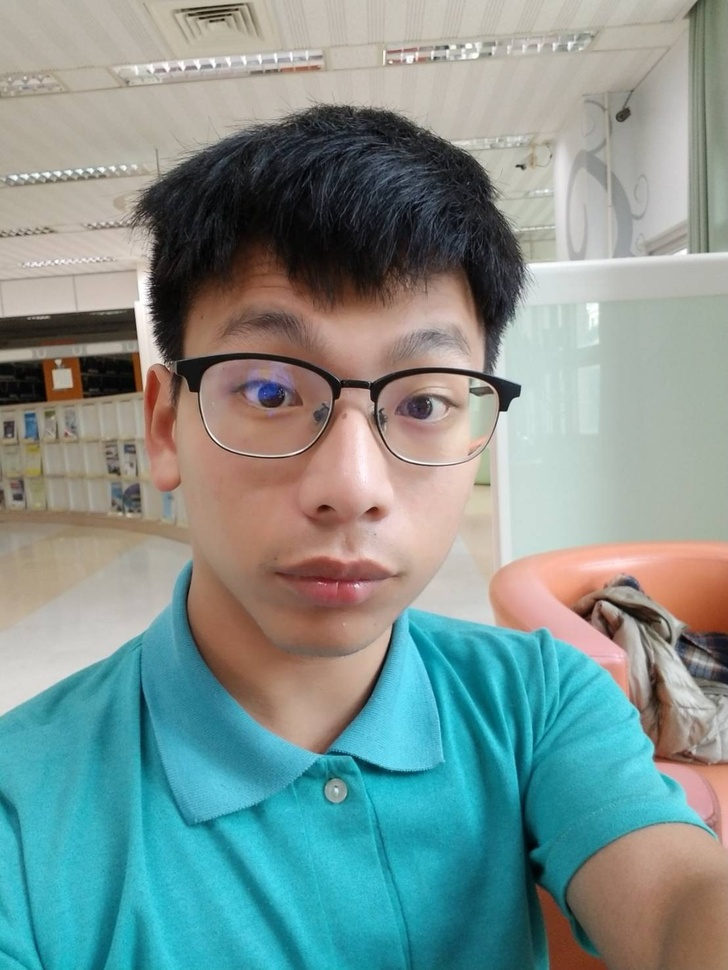
#> input picture Face_recognition/user/photo/user1/97689.jpg, 728 x 970 px, shrunk from 1108 x 1477 before the run, found by its file name
$ jupyter execute Photo_face_cut.ipynb
#> lines starting #> are read from the running program, lines starting #| are printed output that depends on the picture; after the words box and inside, x2 and y2 are one past the last pixel; in counts of white or black regions, pixels touching at a corner belong together
[cell 1]
import cv2
import numpy

#載入分類器
face_cascade     = cv2.CascadeClassifier(r"/Users/yeshiouwei/Desktop/Camera/Resources/haar/haarcascade_frontalface_default.xml")#正臉
fileface_cascade = cv2.CascadeClassifier(r"/Users/yeshiouwei/Desktop/Camera/Resources/haar/haarcascade_profileface.xml")#側臉
eye_cascade      = cv2.CascadeClassifier(r"/Users/yeshiouwei/Desktop/Camera/Resources/haar/haarcascade_eye.xml")#眼睛
fullbody_cascade = cv2.CascadeClassifier(r"/Users/yeshiouwei/Desktop/Camera/Resources/haar/haarcascade_fullbody.xml")#全身
#讀取圖片
img = cv2.imread(r"/Users/yeshiouwei/Desktop/Camera/Face_recognition/user/photo/user1/97689.jpg")
#> img is the input picture: shape (970, 728, 3); mean B, G, R 143.7, 147.1, 127.1

#轉成灰階
"""
    灰階顏色轉換-cvtColor(圖片,圖像格式)

    輸入圖像格式
    1.CV_BGR2GRAY   :桌面上的三通道BGR
    2.CV_BGRA2GRAY  :行動裝置的四通道BGRA
"""
gray = cv2.cvtColor(img, cv2.COLOR_BGR2GRAY)
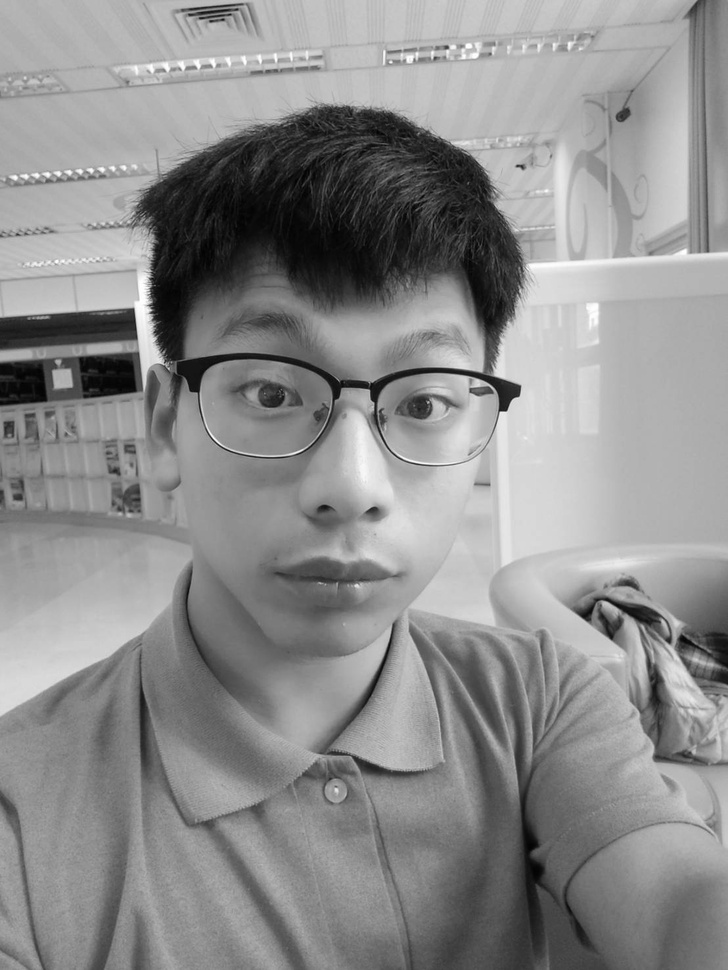
#> gray: shape (970, 728); min 0, max 255, mean 140.7
"""
    直方圖等化-提高對比跟亮度-equalizeHist(圖像)
"""
gray_equalizeHist = cv2.equalizeHist(gray)
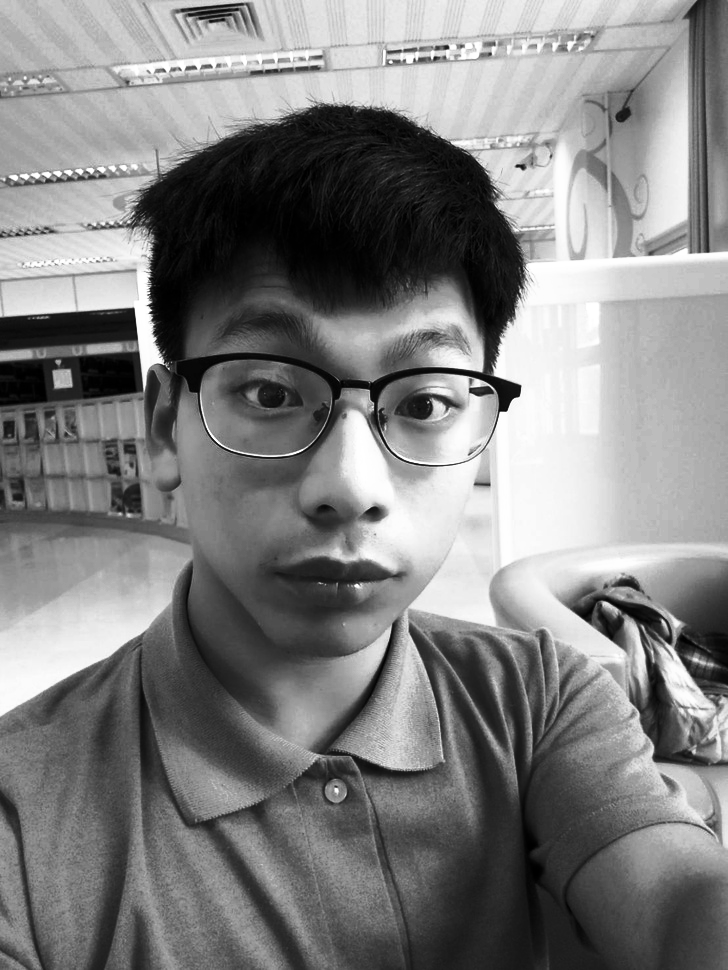
#> gray_equalizeHist: shape (970, 728); min 0, max 255, mean 128.3


# 偵測臉部
faces = face_cascade.detectMultiScale(gray_equalizeHist, scaleFactor=1.08, minNeighbors=5, minSize=(32, 32))
#> faces = [[18, 826, 93, 93], [116, 229, 448, 448]]

for (x, y, w, h) in faces:# 繪製人臉方框
    cv2.rectangle(img, (x, y), (x + w, y + h), (255, 0, 0), 2)
    Gray = gray_equalizeHist[y:y+h, x:x+w]
    Img  = img[y:y+h, x:x+w]

    Eyes = eye_cascade.detectMultiScale(Gray, 1.2, 3)     # 偵測眼睛
    File = fileface_cascade.detectMultiScale(Gray, 1.2, 3)# 偵測側臉
    Full = fullbody_cascade.detectMultiScale(Gray, 1.2, 3)# 偵測全身
    for (fx, fy, fw, fh) in File: # 繪製側臉方框
        cv2.rectangle(Img, (fx, fy), (fx + fw, fy + fh), (0, 0, 255), 2)
    for (lx, ly, lw, lh) in Full: # 繪製全身方框
        cv2.rectangle(Img, (lx, ly), (lx + lw, ly + lh), (255 , 255, 255), 2)
    for (ex, ey, ew, eh) in Eyes: # 繪製眼睛方框
        cv2.rectangle(Img, (ex, ey), (ex + ew, ey + eh), (0, 255, 0), 2)
#> this loop made 2 passes
#> pass 1, `Gray = gray_equalizeHist[y:y+h, x:x+w]`:
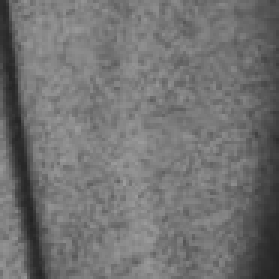
#> Gray: shape (93, 93) (shown 3 times larger); min 34, max 156, mean 113.8
#> pass 1, `Img  = img[y:y+h, x:x+w]`:
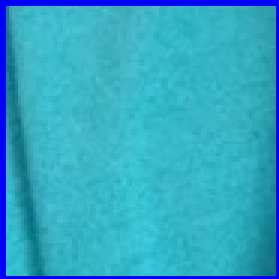
#> Img: shape (93, 93, 3) (shown 3 times larger); mean B, G, R 196.6, 166.1, 49.5
#> pass 2, `Gray = gray_equalizeHist[y:y+h, x:x+w]`:
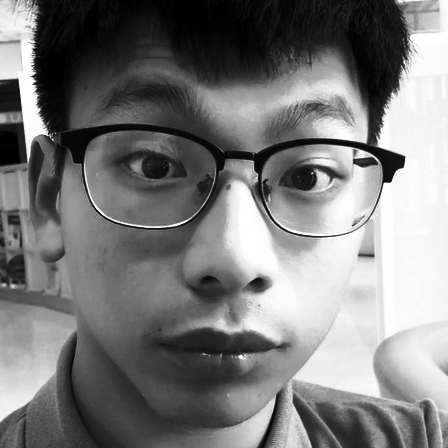
#> Gray: shape (448, 448); min 0, max 255, mean 122.9
#> pass 2, `Img  = img[y:y+h, x:x+w]`:
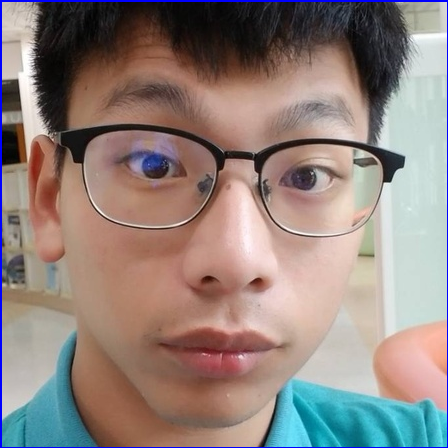
#> Img: shape (448, 448, 3); mean B, G, R 125.5, 130.6, 145.2
#> after the loop:
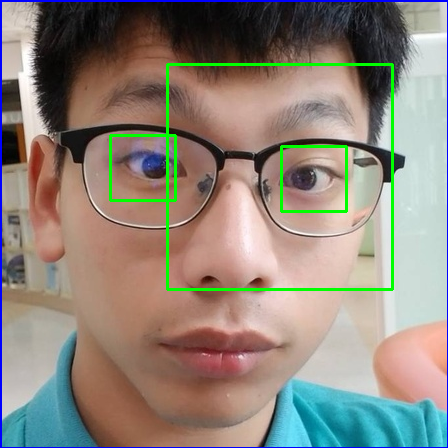
#> Img: shape (448, 448, 3); 2.11% of pixels changed, all inside (x1, y1, x2, y2) = (109, 63, 394, 291)
#> after the loop:
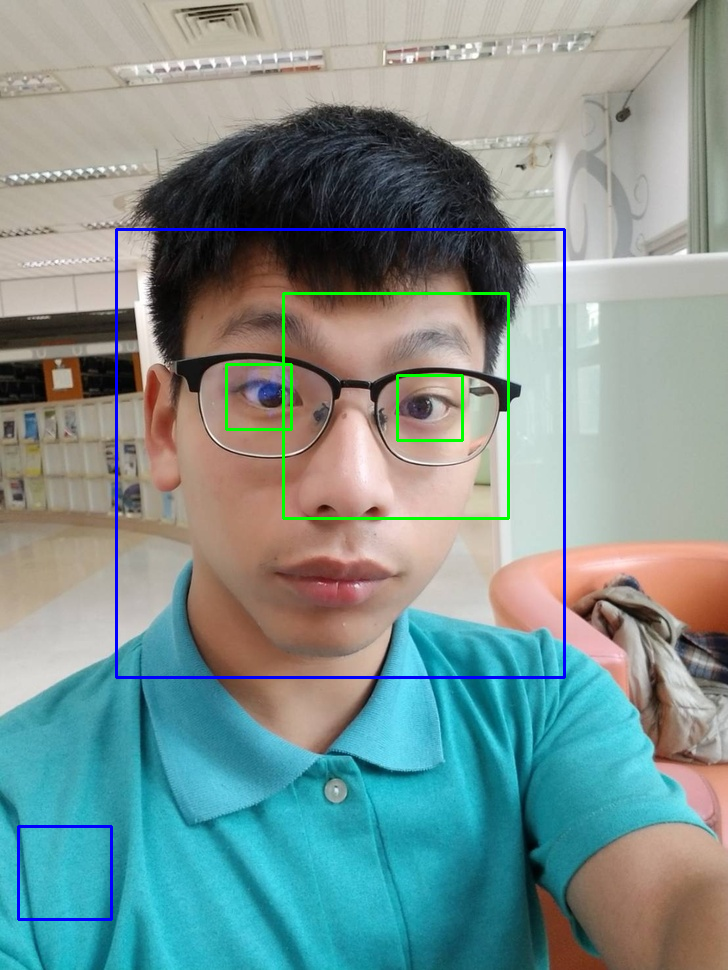
#> img: shape (970, 728, 3); 1.52% of pixels changed, all inside (x1, y1, x2, y2) = (17, 228, 566, 921)

# 顯示成果
cv2.namedWindow('img', cv2.WINDOW_NORMAL)  #正常視窗大小
cv2.imshow('img', img)                     #秀出圖片
cv2.imwrite(r"//Users/yeshiouwei/Desktop/Camera/Face_recognition/user/photo/user1/user_train/train3.jpg", img )           #保存圖片
cv2.waitKey(0)                             #等待按下任一按鍵
cv2.destroyAllWindows()                    #關閉視窗

$ run again, with Face_recognition/user/photo/user1/12.jpg copied over Face_recognition/user/photo/user1/97689.jpg
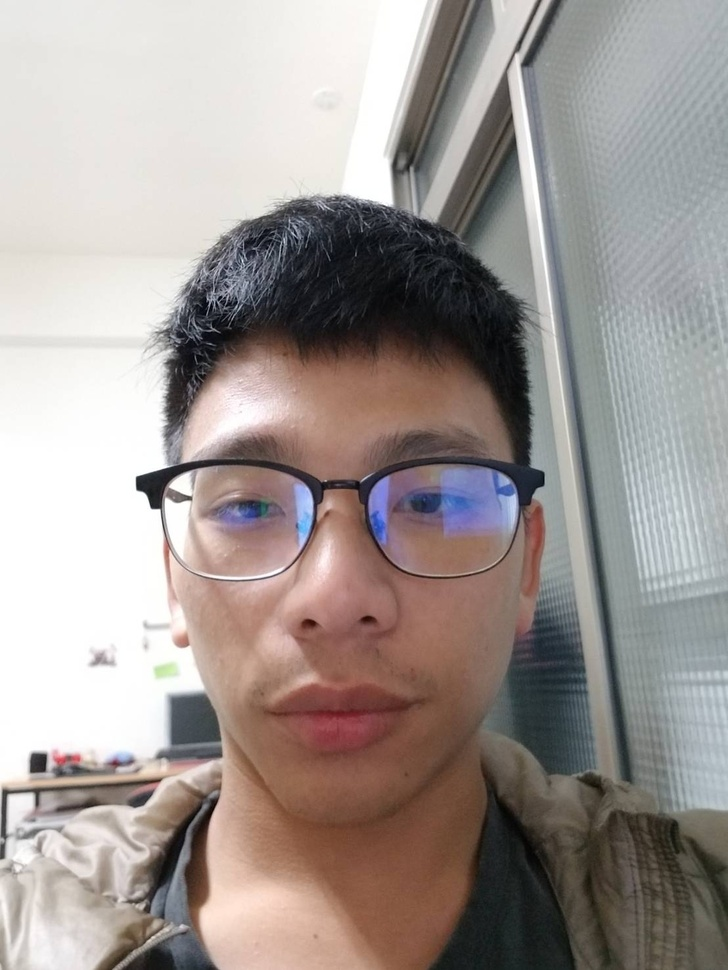
#> input picture Face_recognition/user/photo/user1/12.jpg, 728 x 970 px, shrunk from 1108 x 1477 before the run, found by its file name
#> img is the input picture: shape (970, 728, 3); mean B, G, R 147.7, 151.3, 160
#> faces = [[72, 291, 528, 528]]
#> the loop `for (x, y, w, h) in faces:# 繪製人臉方框` made 1 pass
#> (x, y, w, h, Eyes) on pass 1: (72, 291, 528, 528, [[318, 185, 61, 61], [134, 176, 83, 83], [312, 164, 93, 93]])
#> after the loop `for (x, y, w, h) in faces:# 繪製人臉方框`:
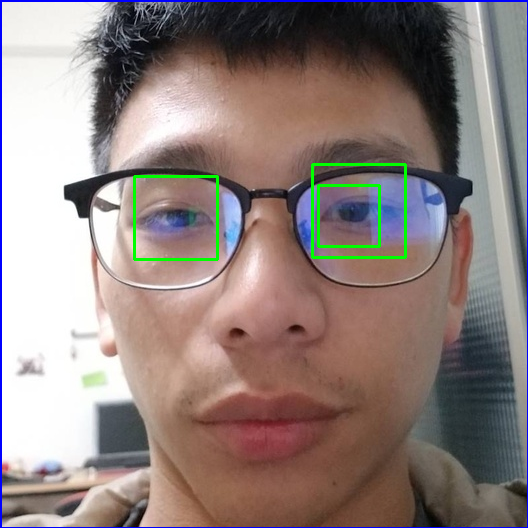
#> Img: shape (528, 528, 3); mean B, G, R 125.4, 129.1, 143.3
#> after the loop `for (x, y, w, h) in faces:# 繪製人臉方框`:
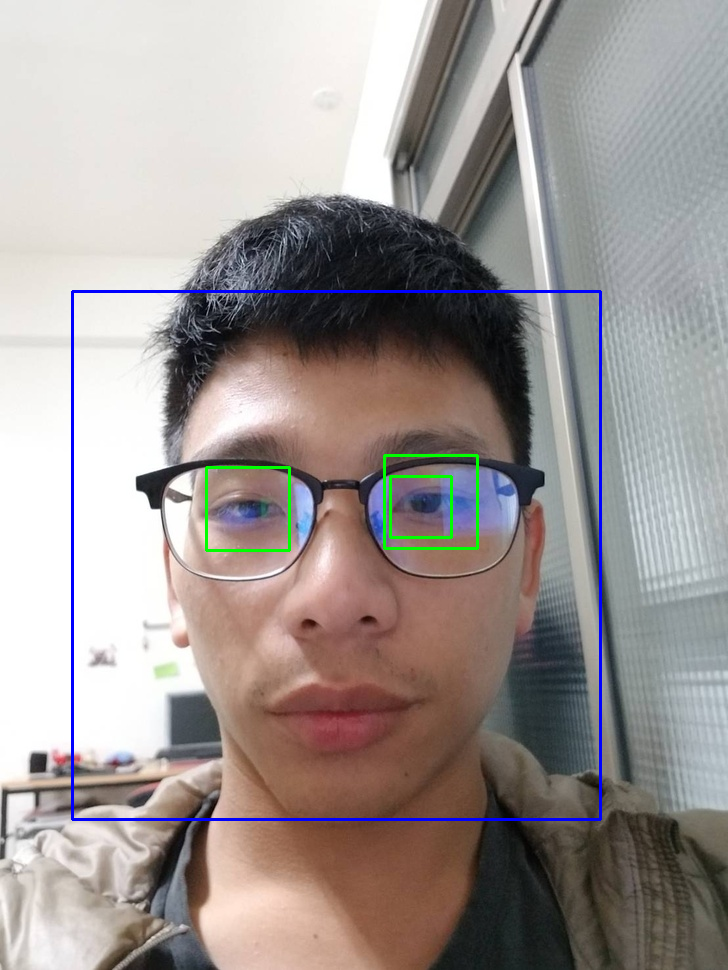
#> img: shape (970, 728, 3); 1.3% of pixels changed, all inside (x1, y1, x2, y2) = (71, 290, 602, 821)
